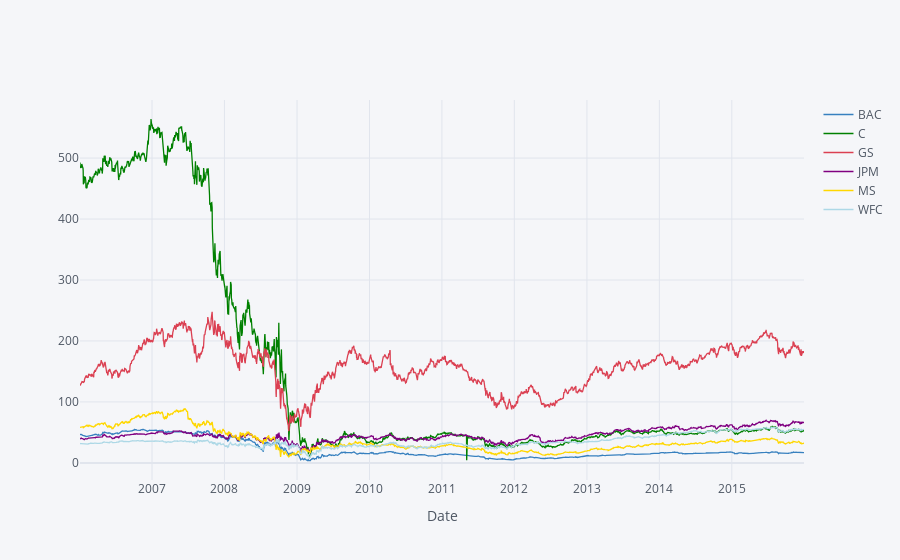

Notebook source saved alongside this figure:
### Code cell
close=df.xs('Close',axis=1,level=1)
close.iplot(xTitle='Date',colors=['blue','green','red','purple','gold','lightblue'])

### Figure 1 — Plotly figure (JSON) as saved in the notebook; plotly's stock layout.template omitted (floating-point values rounded to 4 significant figures; data arrays with more than 128 entries replaced by an {"elided": "..."} marker saying what was removed)
{"data": [{"line": {"color": "rgba(55, 128, 191, 1.0)", "dash": "solid", "shape": "linear", "width": 1.3}, "mode": "lines", "name": "BAC", "text": "", "type": "scatter", "x": {"elided": "2517 str values"}, "y": {"elided": "2517 float values"}}, {"line": {"color": "rgba(0, 128, 0, 1.0)", "dash": "solid", "shape": "linear", "width": 1.3}, "mode": "lines", "name": "C", "text": "", "type": "scatter", "x": {"elided": "2517 str values"}, "y": {"elided": "2517 float values"}}, {"line": {"color": "rgba(219, 64, 82, 1.0)", "dash": "solid", "shape": "linear", "width": 1.3}, "mode": "lines", "name": "GS", "text": "", "type": "scatter", "x": {"elided": "2517 str values"}, "y": {"elided": "2517 float values"}}, {"line": {"color": "rgba(128, 0, 128, 1.0)", "dash": "solid", "shape": "linear", "width": 1.3}, "mode": "lines", "name": "JPM", "text": "", "type": "scatter", "x": {"elided": "2517 str values"}, "y": {"elided": "2517 float values"}}, {"line": {"color": "rgba(255, 215, 0, 1.0)", "dash": "solid", "shape": "linear", "width": 1.3}, "mode": "lines", "name": "MS", "text": "", "type": "scatter", "x": {"elided": "2517 str values"}, "y": {"elided": "2517 float values"}}, {"line": {"color": "rgba(173, 216, 230, 1.0)", "dash": "solid", "shape": "linear", "width": 1.3}, "mode": "lines", "name": "WFC", "text": "", "type": "scatter", "x": {"elided": "2517 str values"}, "y": {"elided": "2517 float values"}}], "layout": {"legend": {"bgcolor": "#F5F6F9", "font": {"color": "#4D5663"}}, "paper_bgcolor": "#F5F6F9", "plot_bgcolor": "#F5F6F9", "title": {"font": {"color": "#4D5663"}}, "xaxis": {"gridcolor": "#E1E5ED", "showgrid": true, "tickfont": {"color": "#4D5663"}, "title": {"font": {"color": "#4D5663"}, "text": "Date"}, "zerolinecolor": "#E1E5ED"}, "yaxis": {"gridcolor": "#E1E5ED", "showgrid": true, "tickfont": {"color": "#4D5663"}, "title": {"font": {"color": "#4D5663"}, "text": ""}, "zerolinecolor": "#E1E5ED"}}}
